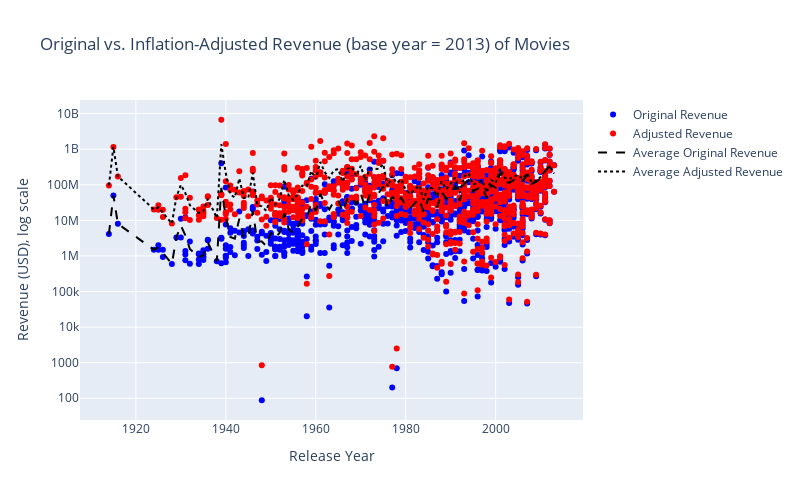

Here is the notebook cell this chart was saved with:
### Code cell
df_revenue['AdjustedRevenue'] = df_revenue['revenue'] * (base_cpi / df_revenue['CPI'])

fig = px.scatter(
    title="Original vs. Inflation-Adjusted Revenue (base year = 2013) of Movies"
)

fig.add_scatter(
    x=df_revenue['movie_year'],
    y=df_revenue['revenue'],
    mode='markers',
    name='Original Revenue',
    marker=dict(color='blue'),
    hovertext=df_revenue['BookTitle']
)

fig.add_scatter(
    x=df_revenue['movie_year'],
    y=df_revenue['AdjustedRevenue'],
    mode='markers',
    name='Adjusted Revenue',
    marker=dict(color='red'),
    hovertext=df_revenue['BookTitle']
)

# Calculate the mean revenue and adjusted revenue per year
average_revenue = df_revenue.groupby('movie_year')['revenue'].mean()
average_adjusted_revenue = df_revenue.groupby('movie_year')['AdjustedRevenue'].mean()

# Add trend lines for the average revenues per year
fig.add_scatter(
    x=average_revenue.index,
    y=average_revenue,
    mode='lines',
    name='Average Original Revenue',
    line=dict(color='black', dash='dash'),
)

fig.add_scatter(
    x=average_adjusted_revenue.index,
    y=average_adjusted_revenue,
    mode='lines',
    name='Average Adjusted Revenue',
    line=dict(color='black', dash= 'dot'),
)


fig.update_layout(
    xaxis=dict(title='Release Year'),
    yaxis=dict(type='log', title='Revenue (USD), log scale'),
    showlegend=True,
    width=800, 
    height=500
)

fig.show()
